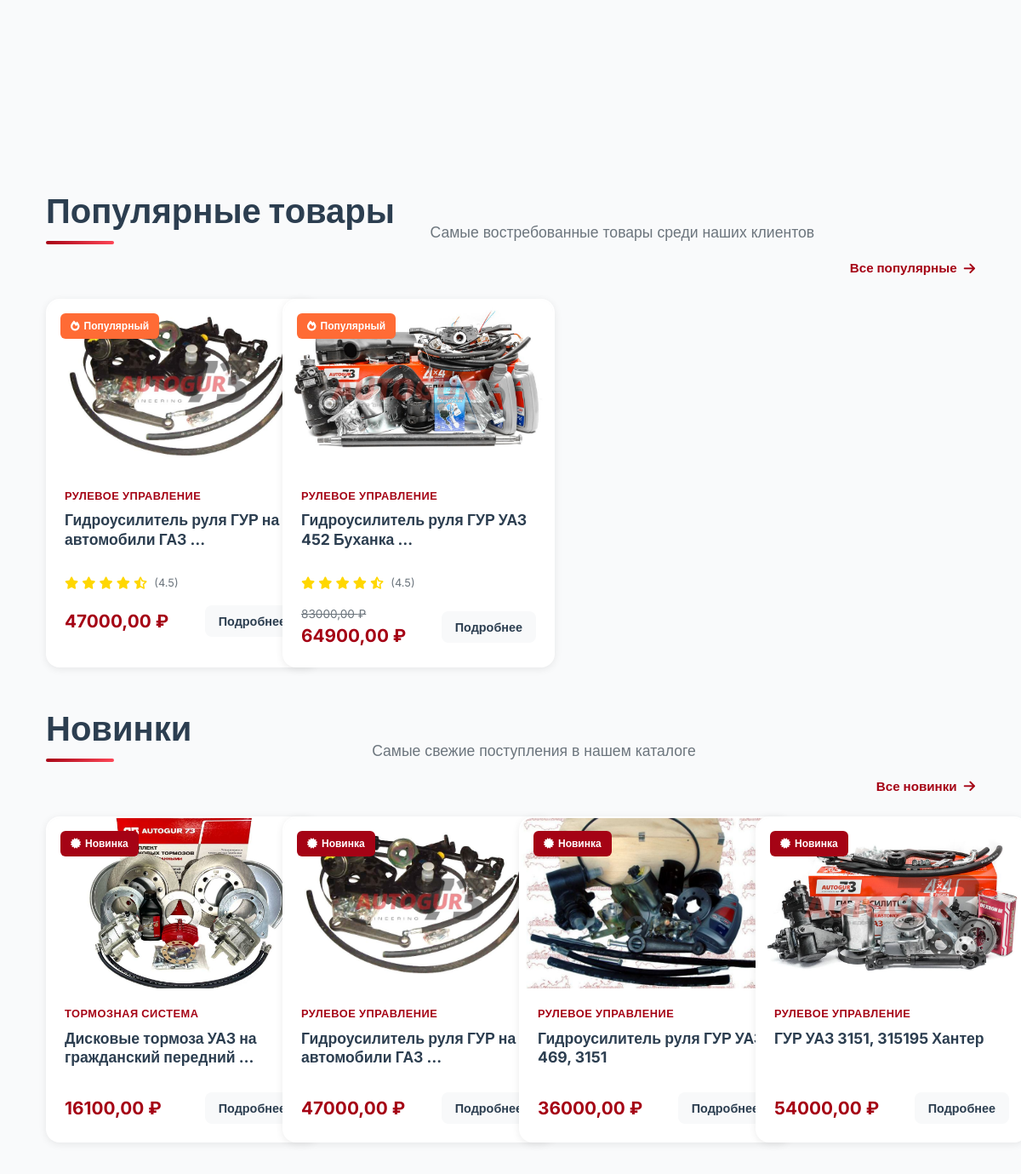
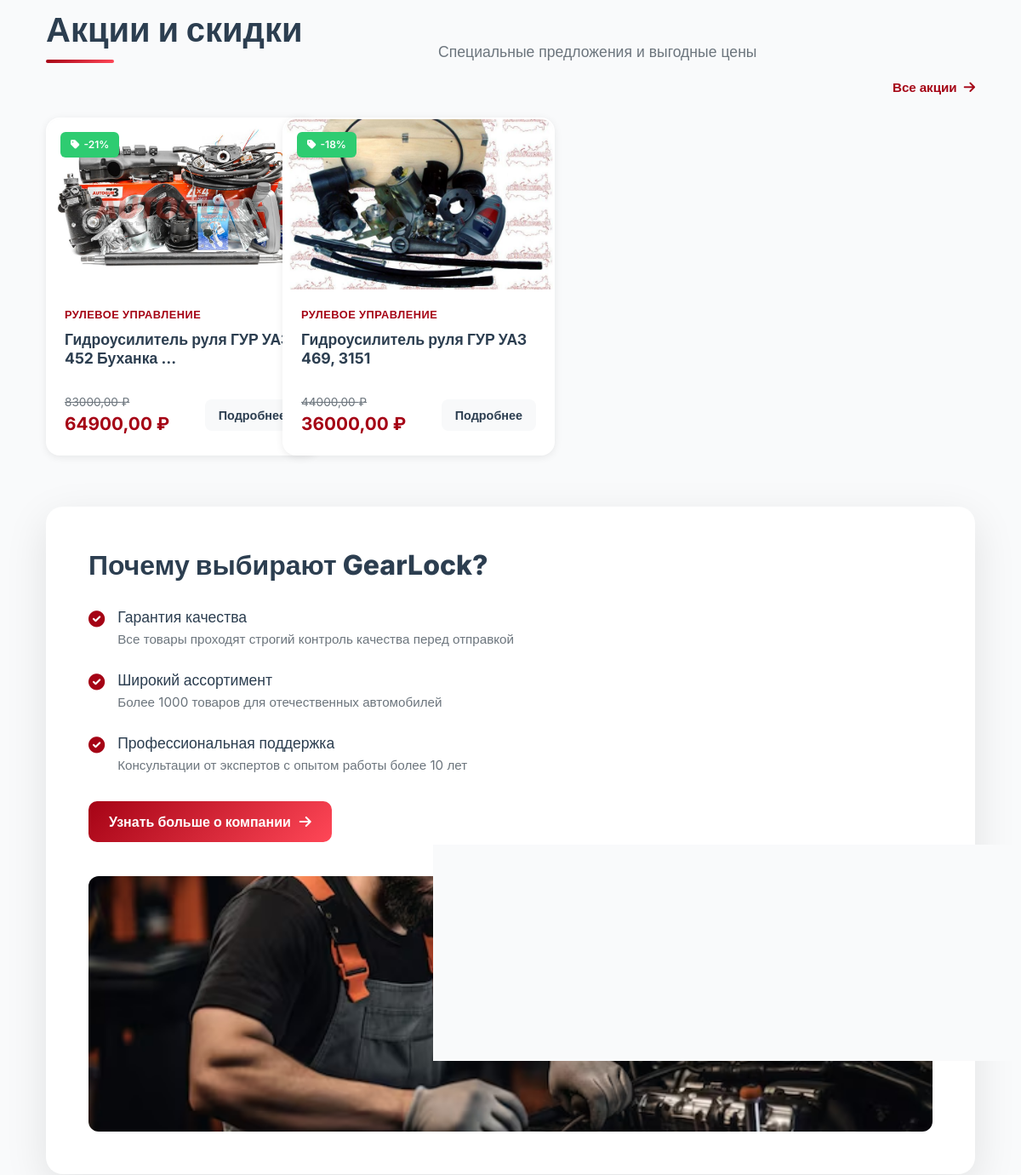
The app's page / (middle part), older data (2 pictures, top to bottom).
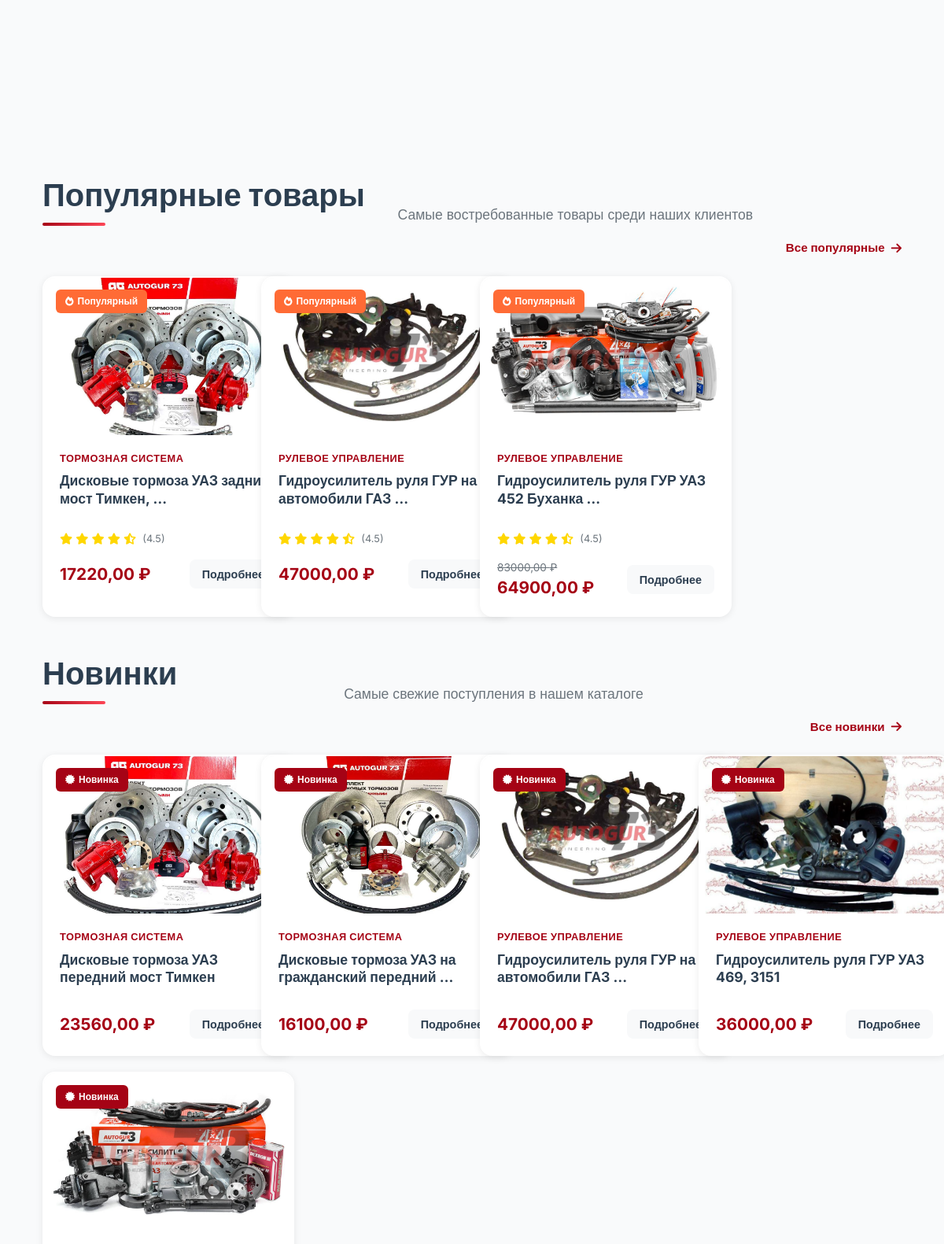
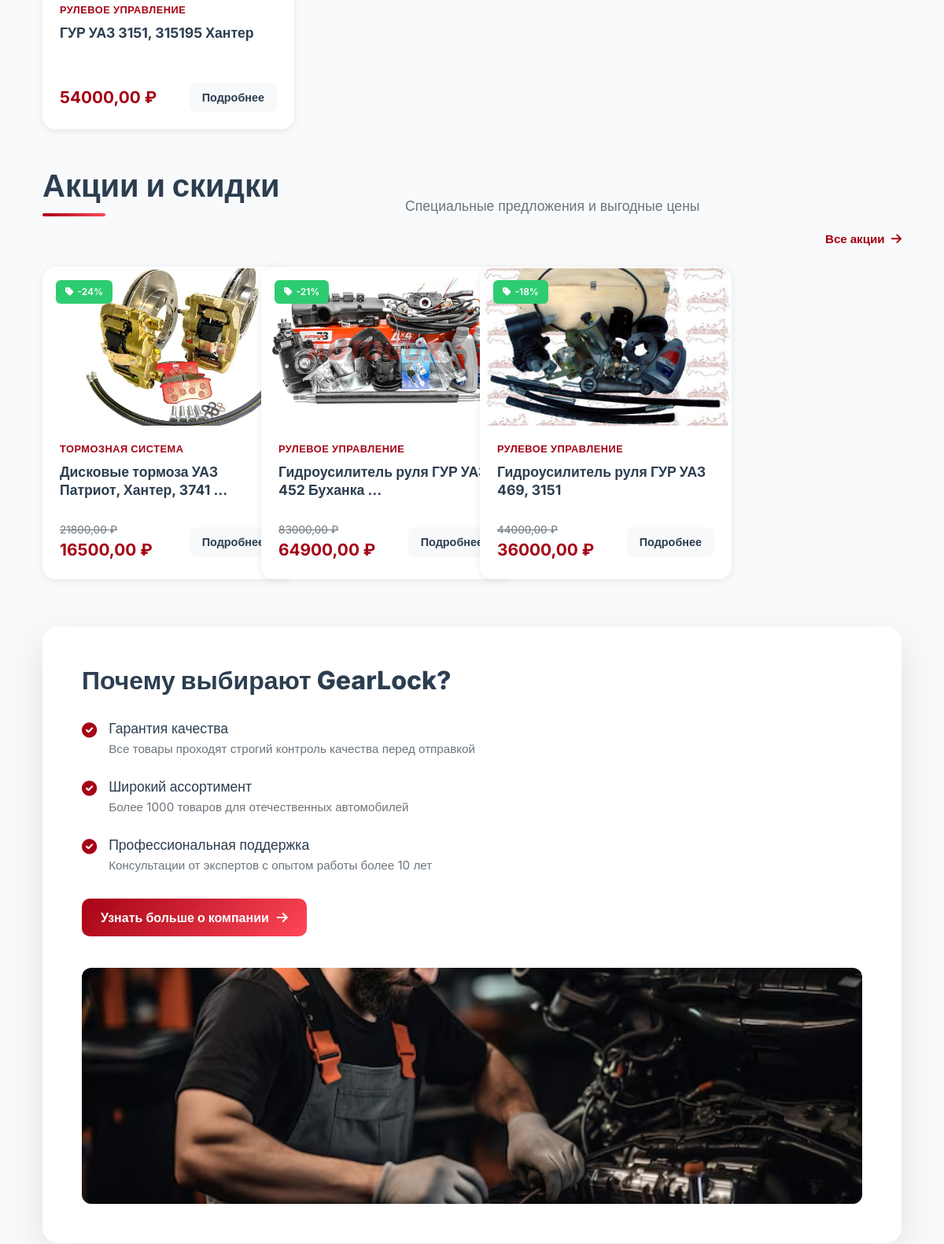
The same page, newer data (2 pictures, top to bottom).
### catalog/models.py (models this page shows, shortened)
class Product(models.Model):
    AVAILABILITY_CHOICES = [
        ('in_stock', 'В наличии'),
        ('limited', 'Мало'),
        ('out_of_stock', 'Нет в наличии'),
        ('preorder', 'Под заказ'),
    ]
    name = models.CharField('Название', max_length=200)
    slug = models.SlugField('URL', max_length=200, unique=True, blank=True)  # Добавили blank=True
    category = models.ForeignKey(Category, on_delete=models.CASCADE,
                               related_name='products')
    brand = models.ForeignKey(Brand, on_delete=models.CASCADE,
                            related_name='products', null=True, blank=True)
    sku = models.CharField('Артикул', max_length=50, unique=True)
    price = models.DecimalField('Цена', max_digits=10, decimal_places=2)
    old_price = models.DecimalField('Старая цена', max_digits=10,
                                   decimal_places=2, null=True, blank=True)
    description = models.TextField('Описание')
    features = models.TextField('Характеристики', blank=True)
    availability = models.CharField('Наличие', max_length=20,
                                  choices=AVAILABILITY_CHOICES, default='in_stock')
    quantity = models.IntegerField('Количество', default=0)
    is_active = models.BooleanField('Активный', default=True)
    is_new = models.BooleanField('Новинка', default=False)
    is_sale = models.BooleanField('Распродажа', default=False)
    is_featured = models.BooleanField('Рекомендуемый', default=False)
    created_at = models.DateTimeField('Дата создания', auto_now_add=True)
    updated_at = models.DateTimeField('Дата обновления', auto_now=True)
    class Meta:
        verbose_name = 'Товар'
        verbose_name_plural = 'Товары'
        ordering = ['-created_at']
    @property
    def discount_percent(self):
        if self.old_price and self.old_price > self.price:
            return int((1 - self.price / self.old_price) * 100)
        return 0
    @property
    def main_image(self):
        image = self.images.filter(is_main=True).first()
        if image:
            return image.image
        return None

class ProductImage(models.Model):
    product = models.ForeignKey(Product, on_delete=models.CASCADE,
                              related_name='images')
    image = models.ImageField('Изображение', upload_to='products/')
    is_main = models.BooleanField('Основное', default=False)
    order = models.IntegerField('Порядок', default=0)
    class Meta:
        verbose_name = 'Изображение товара'
        verbose_name_plural = 'Изображения товаров'
        ordering = ['is_main', 'order']

class Category(models.Model):
    name = models.CharField('Название', max_length=200)
    slug = models.SlugField('URL', max_length=200, unique=True, blank=True)
    parent = models.ForeignKey('self', on_delete=models.CASCADE,
                             null=True, blank=True, related_name='children')
    image = models.ImageField('Изображение', upload_to='categories/', null=True, blank=True)
    description = models.TextField('Описание', blank=True)
    order = models.IntegerField('Порядок', default=0)
    class Meta:
        verbose_name = 'Категория'
        verbose_name_plural = 'Категории'
        ordering = ['order', 'name']

### catalog/views.py (the view)
# urls.py: path('', views.home, name='home'),  # /catalog/
def home(request):
    categories = Category.objects.filter(parent__isnull=True).exclude(slug='').prefetch_related('children')
    featured_products = Product.objects.filter(
        is_active=True,
        is_featured=True
    )[:8]
    new_products = Product.objects.filter(
        is_active=True,
        is_new=True
    )[:8]
    sale_products = Product.objects.filter(
        is_active=True,
        is_sale=True
    ).exclude(old_price__isnull=True)[:8]
    main_categories = categories[:6]
    context = {
        'featured_products': featured_products,
        'new_products': new_products,
        'sale_products': sale_products,
        'categories': main_categories,  # Используем отфильтрованные
    }
    return render(request, 'catalog/home.html', context)

### cart/cart.py (called while the page is built)
    def get_total_price(self):
        return sum(
            float(item['price']) * item['quantity']
            for item in self.cart.values()
        )

    def __len__(self):
        return sum(item['quantity'] for item in self.cart.values())

### cart/context_processors.py (called while the page is built)
def cart(request):
    return {'cart': Cart(request)}

### catalog/context_processors.py (called while the page is built)
def categories(request):
    main_categories = Category.objects.filter(
        parent__isnull=True
    ).exclude(
        slug=''
    ).exclude(
        slug__isnull=True
    ).prefetch_related('children').order_by('order', 'name')
    return {
        'categories': main_categories,
        'all_categories': Category.objects.exclude(slug='').exclude(slug__isnull=True)
    }

### templates/catalog/home.html (shortened to what this page needs)
{% extends 'base.html' %}
{% block content %}
<section class="categories-section mb-5">
    <div class="container">
        <div class="categories-grid">
        </div>
    </div>
</section>
<section class="products-section mb-5">
    <div class="container">
        <div class="section-header mb-4">
            <h2 class="section-title">Популярные товары</h2>
            <p class="section-subtitle">Самые востребованные товары среди наших клиентов</p>
            <a href="{% url 'catalog:product_list' %}?sort=popular" class="view-all-link">
                Все популярные
                <i class="fas fa-arrow-right"></i>
            </a>
        </div>
        <div class="products-grid">
            {% for product in featured_products %}
            <div class="product-card">
                <div class="product-badge popular">
                    <i class="fas fa-fire"></i>
                    Популярный
                </div>
                <div class="product-image">
                    {% if product.main_image %}
                        <img src="{{ product.main_image.url }}" alt="{{ product.name }}">
                    {% else %}
                        <img src="https://via.placeholder.com/300x200?text=GearLock" alt="{{ product.name }}">
                    {% endif %}
                </div>
                <div class="product-content">
                    <span class="product-category">{{ product.category.name }}</span>
                    <h3 class="product-title">{{ product.name|truncatewords:6 }}</h3>
                    <div class="product-rating">
                        <div class="stars">
                            <i class="fas fa-star"></i>
                            <i class="fas fa-star"></i>
                            <i class="fas fa-star"></i>
                            <i class="fas fa-star"></i>
                            <i class="fas fa-star-half-alt"></i>
                        </div>
                        <span class="rating-count">({{ product.rating|default:'4.5' }})</span>
                    </div>
                    <div class="product-footer">
                        <div class="product-price">
                            {% if product.old_price %}
                            <span class="old-price">{{ product.old_price }} ₽</span>
                            {% endif %}
                            <span class="current-price">{{ product.price }} ₽</span>
                        </div>
                        <div class="product-actions">
                            <a href="{% url 'catalog:product_detail' product.slug %}" class="btn-details">
                                Подробнее
                            </a>
                        </div>
                    </div>
                </div>
            </div>
            {% endfor %}
        </div>
    </div>
</section>
<section class="products-section mb-5">
    <div class="container">
        <div class="section-header mb-4">
            <h2 class="section-title">Новинки</h2>
            <p class="section-subtitle">Самые свежие поступления в нашем каталоге</p>
            <a href="{% url 'catalog:product_list' %}?sort=new" class="view-all-link">
                Все новинки
                <i class="fas fa-arrow-right"></i>
            </a>
        </div>
        <div class="products-grid">
            {% for product in new_products %}
            <div class="product-card">
                <div class="product-badge new">
                    <i class="fas fa-certificate"></i>
                    Новинка
                </div>
                <div class="product-image">
                    {% if product.main_image %}
                        <img src="{{ product.main_image.url }}" alt="{{ product.name }}">
                    {% else %}
                        <img src="https://via.placeholder.com/300x200?text=GearLock" alt="{{ product.name }}">
                    {% endif %}
                </div>
                <div class="product-content">
                    <span class="product-category">{{ product.category.name }}</span>
                    <h3 class="product-title">{{ product.name|truncatewords:6 }}</h3>
                    <div class="product-footer">
                        <div class="product-price">
                            <span class="current-price">{{ product.price }} ₽</span>
                        </div>
                        <div class="product-actions">
                            <a href="{% url 'catalog:product_detail' product.slug %}" class="btn-details">
                                Подробнее
                            </a>
                        </div>
                    </div>
                </div>
            </div>
            {% endfor %}
        </div>
    </div>
</section>
<section class="products-section mb-5" id="sale-section">
    <div class="container">
        <div class="section-header mb-4">
            <h2 class="section-title">Акции и скидки</h2>
            <p class="section-subtitle">Специальные предложения и выгодные цены</p>
            <a href="{% url 'catalog:product_list' %}?on_sale=true" class="view-all-link">
                Все акции
                <i class="fas fa-arrow-right"></i>
            </a>
        </div>
        <div class="products-grid">
            {% for product in sale_products %}
            <div class="product-card">
                <div class="product-badge sale">
                    <i class="fas fa-tag"></i>
                    -{{ product.discount_percent|default:"20" }}%
                </div>
                <div class="product-image">
                <img src="{{ product.main_image.url }}" alt="{{ product.name }}">
                </div>
                <div class="product-content">
                    <span class="product-category">{{ product.category.name }}</span>
                    <h3 class="product-title">{{ product.name|truncatewords:6 }}</h3>
                    <div class="product-footer">
                        <div class="product-price">
                            <span class="old-price">{{ product.old_price }} ₽</span>
                            <span class="current-price">{{ product.price }} ₽</span>
                        </div>
                        <div class="product-actions">
                            <a href="{% url 'catalog:product_detail' product.slug %}" class="btn-details">
                                Подробнее
                            </a>
                        </div>
                    </div>
                </div>
            </div>
            {% endfor %}
        </div>
    </div>
</section>
<section class="about-section mb-5">
    <div class="container">
        <div class="about-card">
            <div class="about-content">
                <h2 class="about-title">Почему выбирают GearLock?</h2>
                <div class="about-features">
                    <div class="about-feature">
                        <i class="fas fa-check-circle"></i>
                        <div>
                            <h4>Гарантия качества</h4>
                            <p>Все товары проходят строгий контроль качества перед отправкой</p>
                        </div>
                    </div>
                    <div class="about-feature">
                        <i class="fas fa-check-circle"></i>
                        <div>
                            <h4>Широкий ассортимент</h4>
                            <p>Более 1000 товаров для отечественных автомобилей</p>
                        </div>
                    </div>
                    <div class="about-feature">
                        <i class="fas fa-check-circle"></i>
                        <div>
                            <h4>Профессиональная поддержка</h4>
                            <p>Консультации от экспертов с опытом работы более 10 лет</p>
                        </div>
                    </div>
                </div>
                <a href="{% url 'pages:about' %}" class="btn-about">
                    Узнать больше о компании
                    <i class="fas fa-arrow-right"></i>
                </a>
            </div>
            <div class="about-image">
                <img src="/static/images/mehanic.avif" alt="О компании GearLock">
            </div>
        </div>
    </div>
</section>
{% endblock %}

### templates/base.html (shortened to what this page needs)
<!DOCTYPE html>
<html lang="ru">
<head>
    <link href="https://cdn.jsdelivr.net/npm/bootstrap@5.1.3/dist/css/bootstrap.min.css" rel="stylesheet">
    <link rel="stylesheet" href="https://cdnjs.cloudflare.com/ajax/libs/font-awesome/6.0.0/css/all.min.css">
    <link rel="stylesheet" href="/static/css/style.css">
</head>
<body>
    <main class="py-4">
        <div class="container">
            {% block content %}{% endblock %}
        </div>
    </main>
</body>
</html>

Row changes from the older to the newer data that the page shows:
added Product: main_image (picture), category.name "ТОРМОЗНАЯ СИСТЕМА", name "Дисковые тормоза УАЗ задний мост Тимкен, …", rating "4.5", price "17220,00", shown under "Популярные товары"
added Product: main_image (picture), category.name "ТОРМОЗНАЯ СИСТЕМА", name "Дисковые тормоза УАЗ передний мост Тимкен", price "23560,00", shown under "Новинки"
added Product: discount_percent "24", main_image (picture), category.name "ТОРМОЗНАЯ СИСТЕМА", name "Дисковые тормоза УАЗ Патриот, Хантер, 3741 …", old_price "21800,00", price "16500,00", shown under "Акции и скидки"
